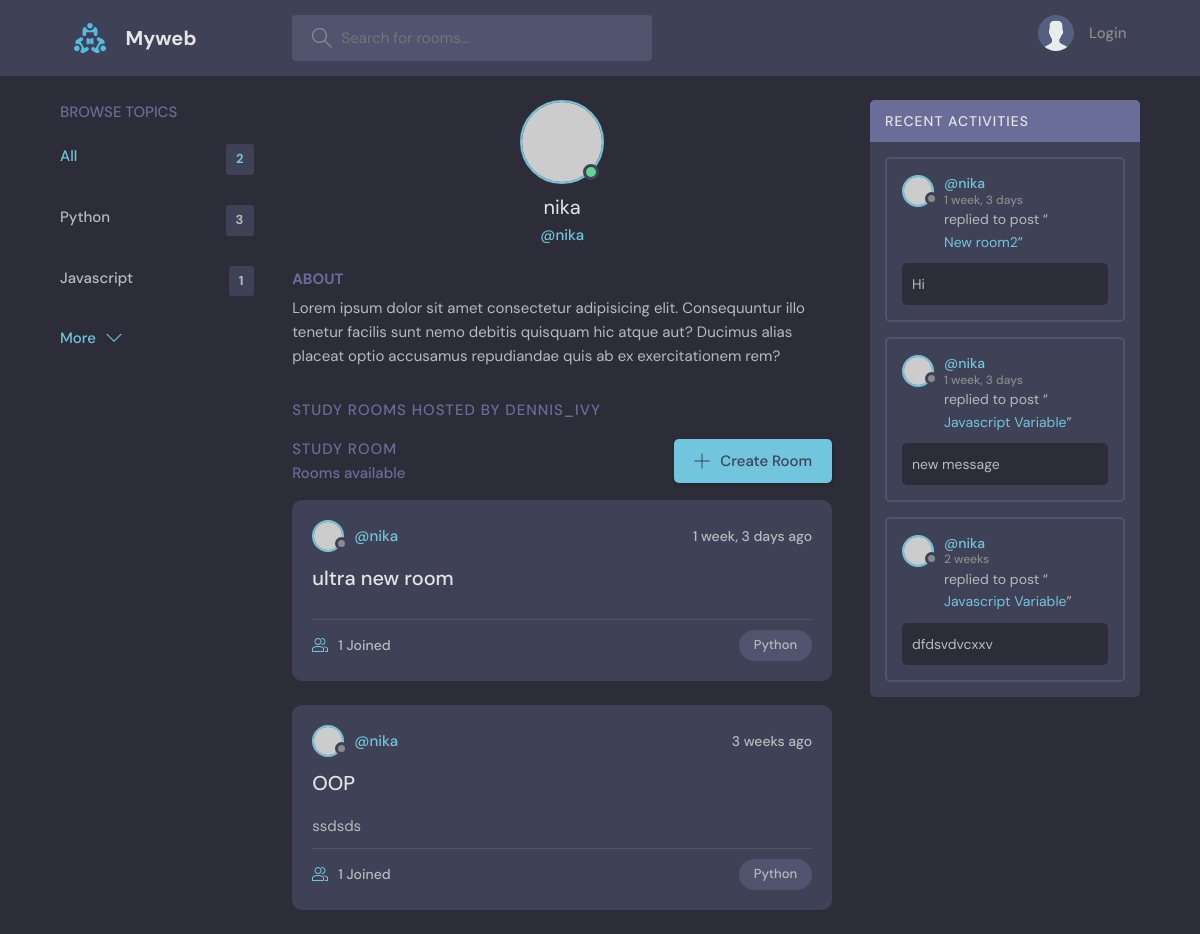
The app's page /profile/1/, older data.
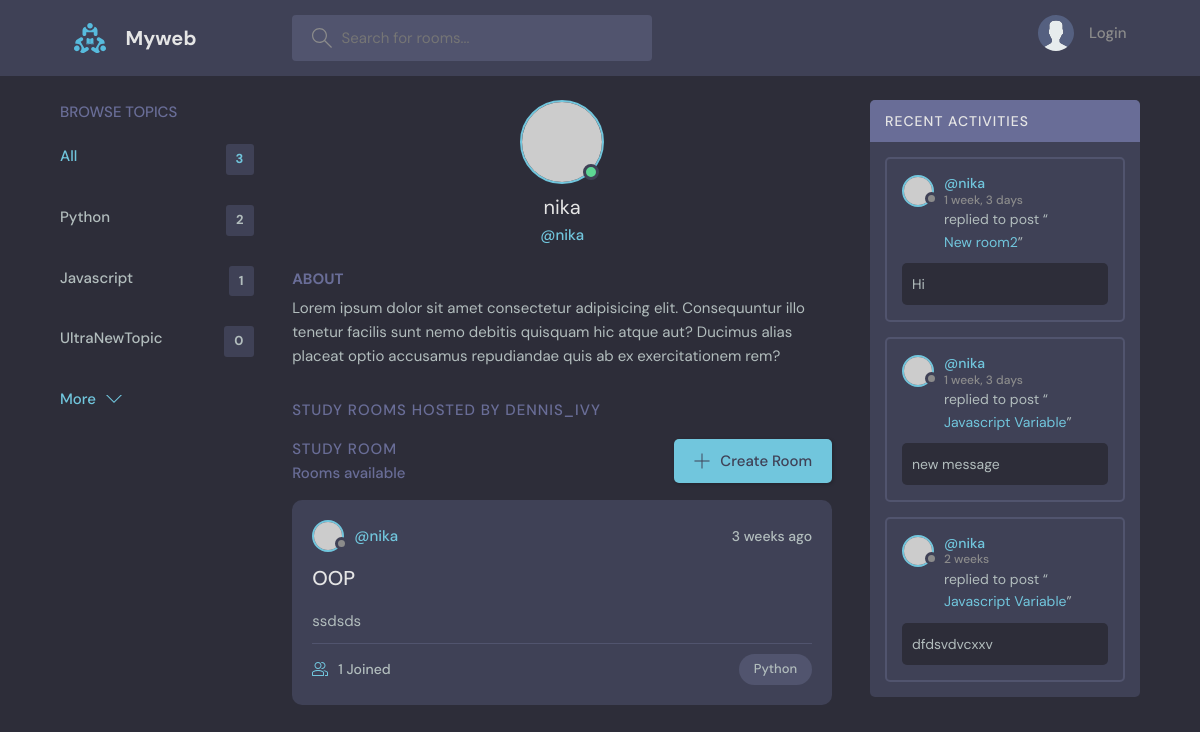
The same page, newer data.
### base/models.py (models this page shows, shortened)
class Topic(models.Model):
    name = models.CharField(max_length=200)

class Room(models.Model):
    host = models.ForeignKey(User, on_delete=models.SET_NULL, null=True)
    topic = models.ForeignKey(Topic, on_delete=models.SET_NULL, null=True)
    name = models.CharField(max_length=150)
    description = models.TextField(null=True, blank=True)
    participants = models.ManyToManyField(User, related_name='participants', null=True)
    updated = models.DateTimeField(auto_now=True)
    created = models.DateTimeField(auto_now_add=True)
    class Meta:
        ordering = ['-updated', '-created']
    def __str__(self):
        return self.name

class Messages(models.Model):
    user = models.ForeignKey(User, on_delete=models.CASCADE)
    room = models.ForeignKey(Room, on_delete=models.CASCADE)
    body = models.TextField()
    updated = models.DateTimeField(auto_now=True)
    created = models.DateTimeField(auto_now_add=True)
    class Meta:
        ordering = ['-updated', '-created']

### base/views.py (the view)
# urls.py: path('profile/<str:pk>/', views.user_profile, name='user-profile'),
def user_profile(request, pk):
    user = User.objects.get(id=pk)
    rooms = user.room_set.all()
    room_messages = user.messages_set.all()
    topics = Topic.objects.all()
    context = {'user': user, "rooms": rooms, "room_messages": room_messages, "topics": topics}
    return render(request, "base/profile.html", context)

### base/templates/base/profile.html (shortened to what this page needs)
{% extends 'main.html' %}
{% block content %}
<main class="profile-page layout layout--3">
    <div class="container">
      {% include 'base/topics_component.html' %}
      <div class="roomList">
        <div class="profile">
          <div class="profile__avatar">
            <div class="avatar avatar--large active">
              <img src="https://randomuser.me/api/portraits/men/11.jpg" />
            </div>
          </div>
          <div class="profile__info">
            <h3>{{ user.username }}</h3>
            <p>@{{ user.username }}</p>
          </div>
          <div class="profile__about">
            <h3>About</h3>
            <p>
              Lorem ipsum dolor sit amet consectetur adipisicing elit. Consequuntur illo tenetur
              facilis sunt nemo debitis quisquam hic atque aut? Ducimus alias placeat optio
              accusamus repudiandae quis ab ex exercitationem rem?
            </p>
          </div>
        </div>
        <div class="roomList__header">
          <div>
            <h2>Study Rooms Hosted by dennis_ivy</a>
            </h2>
          </div>
        </div>
        {% include 'base/feed_component.html' %}
      </div>
      {% include 'base/activity_component.html' %}
    </div>
</main>
{% endblock %}

### base/templates/base/topics_component.html
<div class="topics">
          <div class="topics__header">
            <h2>Browse Topics</h2>
          </div>
          <ul class="topics__list">
            <li>
              <a href="{% url 'home' %}" class="active">All <span>{{ topics.count }}</span></a>
            </li>
            {% for topic in topics %}
                <li>
                  <a href="{% url 'home' %}?q={{ topic.name }}">{{ topic.name }} <span>{{ topic.room_set.all.count }}</span></a>
                </li>
            {% endfor %}
          </ul>
          <a class="btn btn--link" href="{% url 'topics' %}">
            More
            <svg version="1.1" xmlns="http://www.w3.org/2000/svg" width="32" height="32" viewBox="0 0 32 32">
              <title>chevron-down</title>
              <path d="M16 21l-13-13h-3l16 16 16-16h-3l-13 13z"></path>
            </svg>
          </a>
        </div>

### base/templates/base/feed_component.html (shortened to what this page needs)
<div class="roomList">
          <div class="roomList__header">
            <div>
              <h2>Study Room</h2>
              <p>{{room_count}} Rooms available</p>
            </div>
            <a class="btn btn--main" href="{% url 'create-room' %}">
              <svg version="1.1" xmlns="http://www.w3.org/2000/svg" width="32" height="32" viewBox="0 0 32 32">
                <title>add</title>
                <path
                  d="M16.943 0.943h-1.885v14.115h-14.115v1.885h14.115v14.115h1.885v-14.115h14.115v-1.885h-14.115v-14.115z"
                ></path>
              </svg>
              Create Room
            </a>
          </div>
          {% for room in rooms %}
            <div class="roomListRoom">
            <div class="roomListRoom__header">
              <a href="{% url 'user-profile' room.host.id %}" class="roomListRoom__author">
                <div class="avatar avatar--small">
                  <img src="https://randomuser.me/api/portraits/women/11.jpg" />
                </div>
                <span>@{{ room.host.username }}</span>
              </a>
              <div class="roomListRoom__actions">
                <span>{{ room.created|timesince }} ago</span>
              </div>
            </div>
            <div class="roomListRoom__content">
              <a href="{% url 'room' room.id %}">{{ room.name }}</a>
              <p>
                {{ room.description }}
              </p>
            </div>
            <div class="roomListRoom__meta">
              <a href="{% url 'room' room.id %}" class="roomListRoom__joined">
                {{ room.participants.all.count }} Joined
              </a>
              <p class="roomListRoom__topic">{{ room.topic.name }}</p>
            </div>
          </div>
          {% endfor %}
</div>

### base/templates/base/activity_component.html (shortened to what this page needs)
<div class="activities">
          <div class="activities__header">
            <h2>Recent Activities</h2>
          </div>
          {% for message in room_messages %}
            <div class="activities__box">
            <div class="activities__boxHeader roomListRoom__header">
              <a href="{% url 'user-profile' message.user.id %}" class="roomListRoom__author">
                <div class="avatar avatar--small">
                  <img src="https://randomuser.me/api/portraits/women/11.jpg" />
                </div>
                <p>
                  @{{ message.user }}
                  <span>{{ message.created|timesince }}</span>
                </p>
              </a>
            </div>
            <div class="activities__boxContent">
              <p>replied to post “<a href="{% url 'room' message.room.id %}">{{ message.room }}</a>”</p>
              <div class="activities__boxRoomContent">
                {{message.body}}
              </div>
            </div>
          </div>
          {% endfor %}
        </div>

Row changes from the older to the newer data that the page shows:
removed Room: host.username "nika", created "1 week, 3 days", name "ultra new room", participants.all.count "1", topic.name "Python"
computed for Topic "Python": room_set.all.count "3" → "2"
added Topic: name "UltraNewTopic", room_set.all.count "0"
Text that changed along with them:
{{ topics.count }}: "2" → "3"
